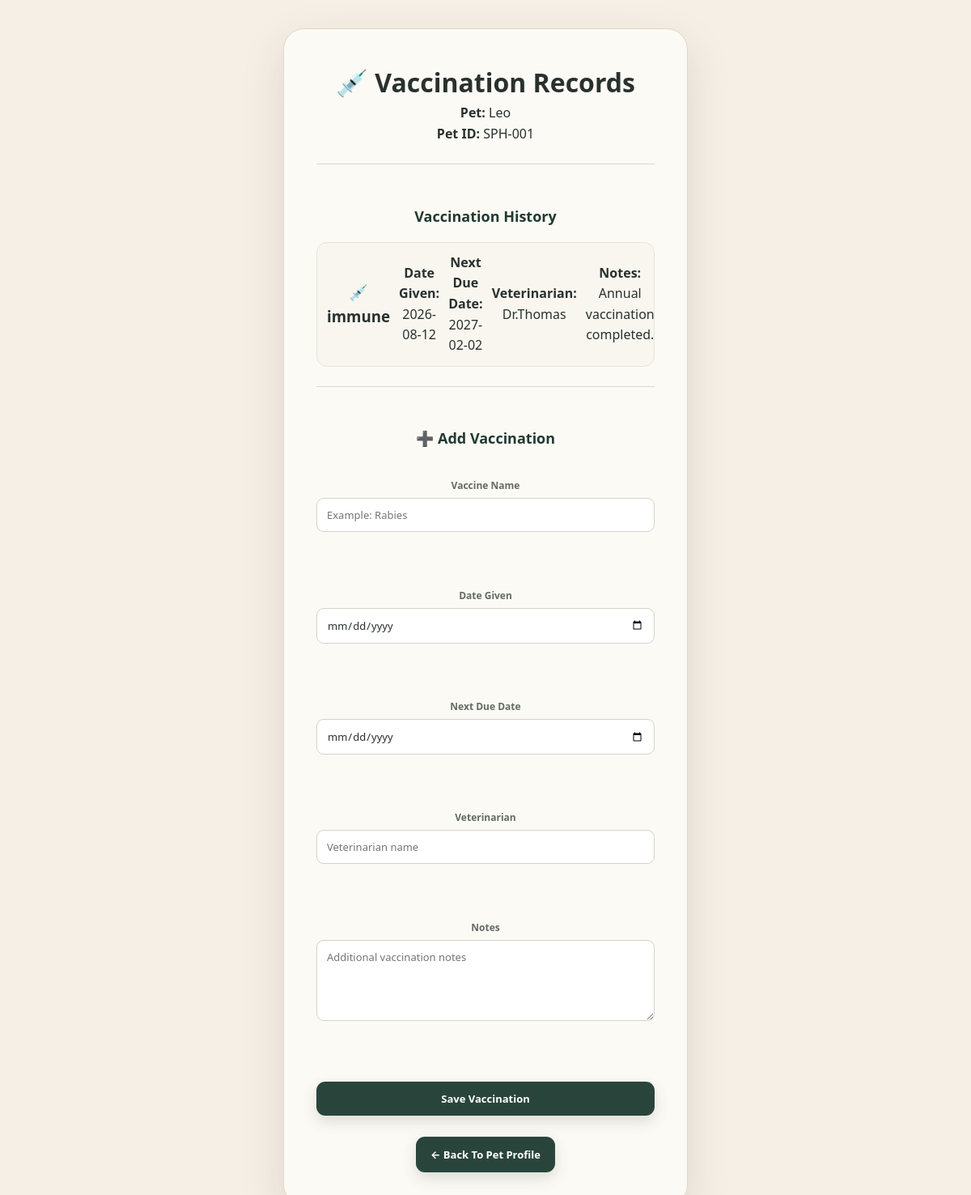
The page /pet/SPH-001/vaccinations on the database its author committed.
### tables this page shows
CREATE TABLE pets (
            id INTEGER PRIMARY KEY AUTOINCREMENT,
            pet_id TEXT UNIQUE NOT NULL,
            name TEXT NOT NULL,
            breed TEXT NOT NULL,
            age INTEGER NOT NULL,
            gender TEXT,
            owner TEXT NOT NULL,
            phone TEXT NOT NULL
        );

CREATE TABLE vaccinations (
            id INTEGER PRIMARY KEY AUTOINCREMENT,
            pet_id TEXT NOT NULL,
            vaccine_name TEXT NOT NULL,
            date_given TEXT NOT NULL,
            next_due_date TEXT,
            veterinarian TEXT,
            notes TEXT,
            FOREIGN KEY (pet_id) REFERENCES pets (pet_id)
        );

### app.py (the view, shortened to what this page needs)
@app.route("/pet/<pet_id>/vaccinations", methods=["GET", "POST"])
def pet_vaccinations(pet_id):
    conn = get_db_connection()
    pet = conn.execute(
        "SELECT * FROM pets WHERE pet_id = ?",
        (pet_id,)
    ).fetchone()
    if pet is None:
        conn.close()
        return "Pet not found", 404
    records = conn.execute("""
        SELECT *
        FROM vaccinations
        WHERE pet_id = ?
        ORDER BY id DESC
    """, (pet_id,)).fetchall()
    conn.close()
    return render_template(
        "pet_vaccinations.html",
        pet=pet,
        records=records
    )

### app.py (called while the page is built)
def get_db_connection():
    conn = sqlite3.connect(DATABASE)
    conn.row_factory = sqlite3.Row
    return conn

### templates/pet_vaccinations.html (shortened to what this page needs)
<!DOCTYPE html>
<html>
<head>
    <link rel="stylesheet"
          href="{{ url_for('static', filename='style.css') }}">
</head>
<body>
<div class="profile-container">
    <div class="profile-card">
        <h1>💉 Vaccination Records</h1>
        <p>
            <strong>Pet:</strong> {{ pet.name }}
        </p>
        <p>
            <strong>Pet ID:</strong> {{ pet.pet_id }}
        </p>
        <hr><br>
        <h2>Vaccination History</h2>
        {% if records %}
            {% for record in records %}
                <div class="pet-item">
                    <h3>💉 {{ record.vaccine_name }}</h3>
                    <p>
                        <strong>Date Given:</strong>
                        {{ record.date_given }}
                    </p>
                    {% if record.next_due_date %}
                    <p>
                        <strong>Next Due Date:</strong>
                        {{ record.next_due_date }}
                    </p>
                    {% endif %}
                    {% if record.veterinarian %}
                    <p>
                        <strong>Veterinarian:</strong>
                        {{ record.veterinarian }}
                    </p>
                    {% endif %}
                    {% if record.notes %}
                    <p>
                        <strong>Notes:</strong>
                        {{ record.notes }}
                    </p>
                    {% endif %}
                </div>
            {% endfor %}
        {% else %}
            <p>No vaccination records have been added yet.</p>
        {% endif %}
        <hr><br>
        <h2>➕ Add Vaccination</h2>
        <form method="POST">
            <label>Vaccine Name</label>
            <input
                type="text"
                name="vaccine_name"
                placeholder="Example: Rabies"
                required
            >
            <br><br>
            <label>Date Given</label>
            <input
                type="date"
                name="date_given"
                required
            >
            <br><br>
            <label>Next Due Date</label>
            <input
                type="date"
                name="next_due_date"
            >
            <br><br>
            <label>Veterinarian</label>
            <input
                type="text"
                name="veterinarian"
                placeholder="Veterinarian name"
            >
            <br><br>
            <label>Notes</label>
            <textarea
                name="notes"
                placeholder="Additional vaccination notes"
                rows="4"
            ></textarea>
            <br><br>
            <button
                type="submit"
                class="register-btn"
            >
                Save Vaccination
            </button>
        </form>
        <br>
        <a
            href="{{ url_for('pet_profile', pet_id=pet.pet_id) }}"
            class="register-btn"
        >
            ← Back To Pet Profile
        </a>
    </div>
</div>
</body>
</html>

### static/style.css (style rules this page uses)
:root { --ivory: #F5EFE5; --cream: #FCFAF5; --cream-dark: #EDE3D5; --forest: #29453B; --forest-deep: #203A32; --botanical: #526653; --olive: #77806A; --terracotta: #A96545; --clay: #C99578; --clay-soft: #E7C8B5; --sand: #E1C8B0; --text: #29312E; --text-soft: #626A64; --text-muted: #8A9089; --white: #FFFFFF; --border: #DED8CC; --border-light: #E9E3D9; --success: #55745D; --success-soft: #E2EDE3; --warning: #A96545; --warning-soft: #F4E3D8; --shadow-soft: 0 6px 25px rgba(55, 52, 43, 0.06); --shadow-medium: 0 12px 35px rgba(55, 52, 43, 0.09); --shadow-large: 0 20px 55px rgba(55, 52, 43, 0.12); --radius-small: 10px; --radius-medium: 18px; --radius-large: 26px; }
* { margin: 0; padding: 0; box-sizing: border-box; }
html { scroll-behavior: smooth; }
body { font-family: "Segoe UI", Inter, -apple-system, BlinkMacSystemFont, Arial, sans-serif; background: var(--ivory); color: var(--text); line-height: 1.6; min-height: 100vh; }
a { text-decoration: none; color: inherit; }
button, input, select, textarea { font-family: inherit; }
.register-btn { display: inline-flex; align-items: center; justify-content: center; padding: 12px 18px; background: var(--forest); color: white; border-radius: 11px; font-size: 13px; font-weight: 650; box-shadow: 0 7px 18px rgba(41,69,59,0.16); transition: background 0.2s ease, transform 0.2s ease, box-shadow 0.2s ease; }
.pet-item { display: flex; align-items: center; gap: 11px; padding: 12px; border: 1px solid var(--border-light); background: #F9F6F0; border-radius: 13px; transition: background 0.2s ease, border-color 0.2s ease, transform 0.2s ease; }
.profile-container { min-height: 100vh; display: flex; justify-content: center; align-items: center; padding: 35px; background: var(--ivory); }
.profile-card { width: 500px; max-width: 100%; background: var(--cream); border: 1px solid var(--border); border-radius: var(--radius-large); padding: 40px; text-align: center; box-shadow: var(--shadow-large); }
.profile-card hr { border: none; border-top: 1px solid var(--border); margin: 24px 0; }
.profile-card h2 { color: var(--forest-deep); font-size: 18px; margin-bottom: 17px; }
form { display: flex; flex-direction: column; }
form label { color: var(--text-soft); font-size: 12px; font-weight: 650; margin-top: 17px; margin-bottom: 6px; }
form input, form select, form textarea { width: 100%; padding: 11px 12px; background: white; color: var(--text); border: 1px solid #D7D2C8; border-radius: 9px; outline: none; font-size: 13px; transition: border-color 0.2s ease, box-shadow 0.2s ease; }
form textarea { min-height: 100px; resize: vertical; }
form button { margin-top: 24px; padding: 12px; border: none; border-radius: 9px; background: var(--forest); color: white; font-size: 13px; font-weight: 650; cursor: pointer; transition: background 0.2s ease, transform 0.2s ease; }

### rows shown on the page
pets: name "Leo", pet_id "SPH-001"
vaccinations: vaccine_name "immune", date_given "2026-08-12", next_due_date "2027-02-02", veterinarian "Dr.Thomas", notes "Annual vaccination completed."
